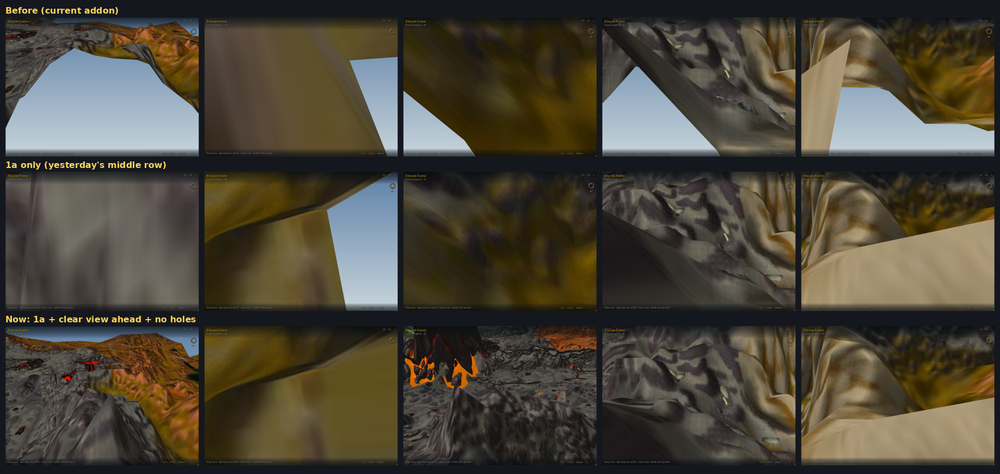
#> input picture testing/tilt_fixed.png, 1000 x 474 px, shrunk from 1840 x 872 before the run
$ python sh_holes.py ../tilt_fixed.png
#> lines starting #> are read from the running program, lines starting #| are printed output that depends on the picture; after the words box and inside, x2 and y2 are one past the last pixel; in counts of white or black regions, pixels touching at a corner belong together
# Holes (a view seeing into a shell: back faces in red) in back-face check renders: red pixels left after removing
# 1-px edge lines (opening 2x2), as connected spots
import sys, numpy as np
from PIL import Image
from scipy import ndimage
for fn in sys.argv[1:]:
    a = np.asarray(Image.open(fn).convert('RGB')).astype(int)
    red = (a[..., 0] > 200) & (a[..., 1] < 40) & (a[..., 2] < 40); bg = a.sum(-1) < 60
#> after `red = (a[..., 0] > 200) & (a[..., 1] < 40) & (a[..., 2] < 40)`:
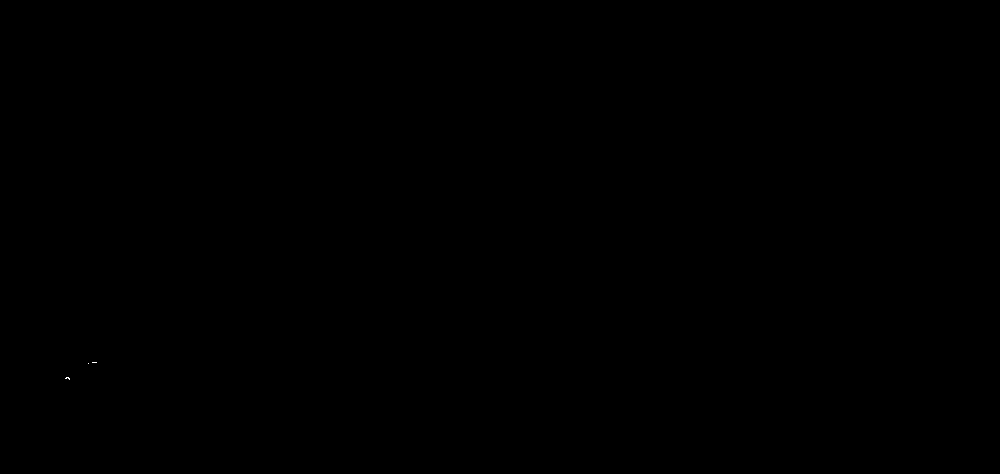
#> red: shape (474, 1000) bool; 0% white in thin lines or dots, all inside (x1, y1, x2, y2) = (65, 362, 97, 380)
#> after `bg = a.sum(-1) < 60`:
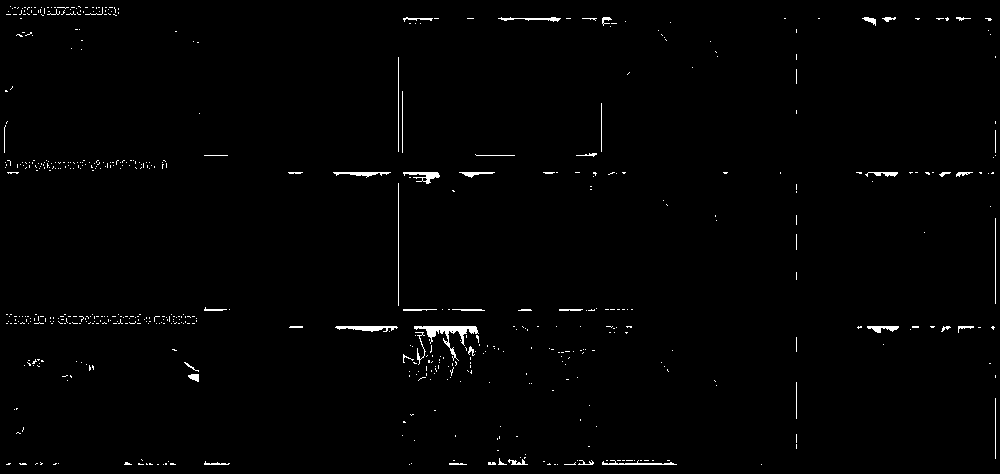
#> bg: shape (474, 1000) bool; 1.1% white in thin lines or dots
    op = ndimage.binary_opening(red, structure=np.ones((2, 2)))
#> op: shape (474, 1000) bool; every value is 0
    lab, n = ndimage.label(op)
#> lab: shape (474, 1000) int32; every value is 0
#> n = 0
    print(fn, 'red px', int(red.sum()), 'after opening', int(op.sum()), 'spots', n, 'share of drawn', round(op.sum() / max((~bg).sum(), 1), 6))
#| ../tilt_fixed.png red px 14 after opening 0 spots 0 share of drawn 0.0
